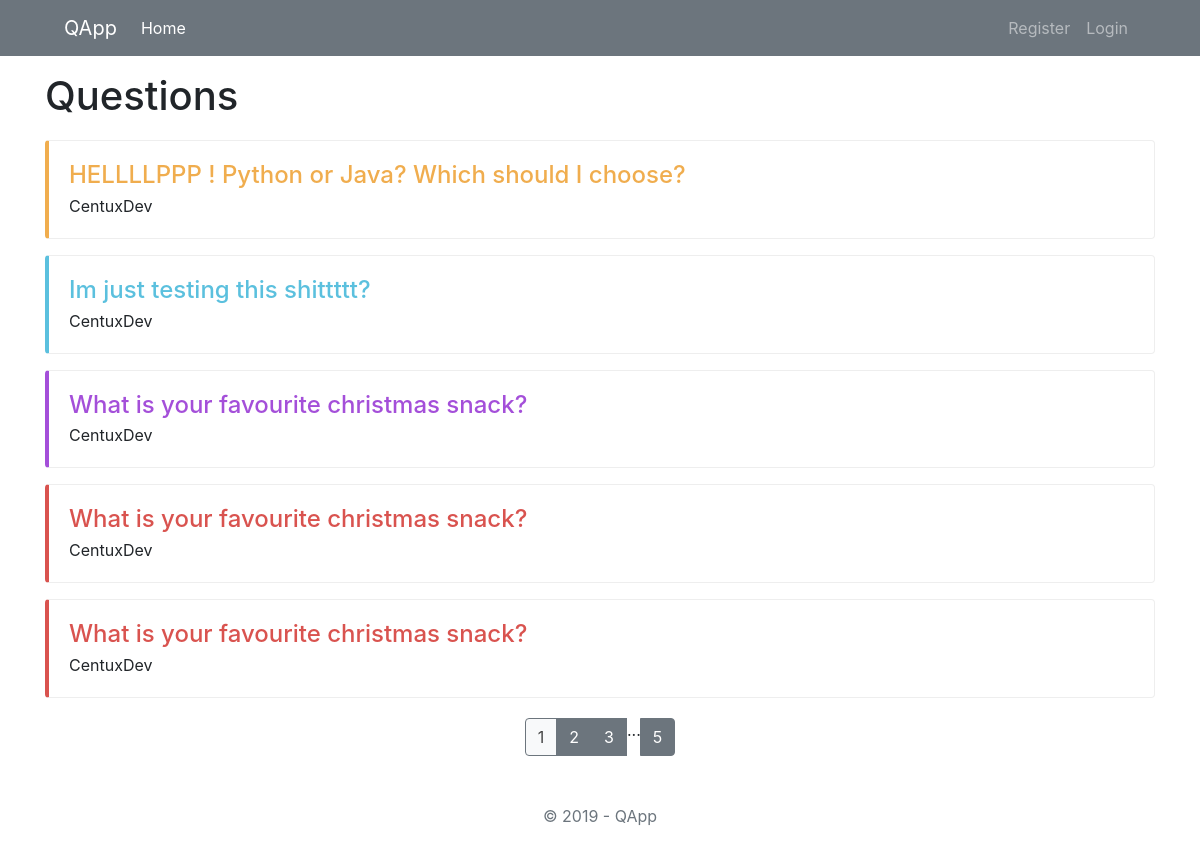
The page / on the database its author committed.
### qapp/models.py (models this page shows, shortened)
class Question(db.Model):
	id = db.Column(db.Integer, primary_key=True)
	title = db.Column(db.String(60), nullable=False)
	body = db.Column(db.Text, nullable=False)
	pub_date = db.Column(db.DateTime, nullable=False, default=datetime.utcnow)
	posted_by = db.Column(db.Integer, db.ForeignKey('user.id'))
	answers = db.relationship('Answer', backref='question')

class User(db.Model, UserMixin):
	id = db.Column(db.Integer, primary_key=True)
	username = db.Column(db.String(20), unique=True, nullable=False)
	email = db.Column(db.String(60), unique=True, nullable=False)
	image_file = db.Column(db.String(60), nullable=False, default = 'default.jpg')
	password = db.Column(db.String(60), nullable=False)
	questions = db.relationship('Question', backref='author')
	answers = db.relationship('Answer', backref='author')
	join_date = db.Column(db.DateTime, nullable=False, default=datetime.utcnow)
	name = db.Column(db.String(30))

### qapp/routes.py (the view)
@app.route('/')
def home():
   current_page = request.args.get('page', 1, type=int)
   questions = Question.query.order_by(Question.pub_date.desc()).paginate(per_page=5, page=current_page)
   styles = ['danger', 'info', 'warning', 'purple']
   return render_template('home.html', title='Homepage', questions=questions, styles=styles, choice=choice, current_page=current_page)

### qapp/templates/home.html (shortened to what this page needs)
{% extends 'layout.html' %}
{% block contents %}
	<h1>Questions</h1>
	  {% for question in questions.items %}
		<div class="bd-callout bd-callout-{{ choice(styles) }}">
			<h4><a href="{{ url_for('question', question_id=question.id) }}" class="qlink">
					{{ question.title }}</a>
			</h4>
			<p class='text-disabled'>{{ question.author.username }}</p>
		</div>
	  {% endfor %}
<div class="btn-toolbar" role="toolbar">
	<div class="btn-group ml-auto mr-auto" role="group">
		{% for page in questions.iter_pages(left_current=2, left_edge=1, right_current=3, right_edge=1) %}
		  {% if page %}
			{% if questions.page == page %}
				<a class="btn btn-light border-secondary" style="color: #444;"
					href="{{ url_for('home', page=page) }}">{{ page }}</a>
			{% else %}
				<a class="btn btn-secondary" style="color: #fff;"
					href="{{ url_for('home', page=page) }}">{{ page }}</a>
			{% endif %}
		  {% else %}
			...
		  {% endif %}
		{% endfor %}
	</div>
</div>
{% endblock %}

### qapp/templates/home.html (style rules this page uses)
.bd-callout { padding: 1.25rem; margin-top: 1.25rem; margin-bottom: 1.25rem; border: 1px solid #eee; border-left-width: .25rem; border-radius: .25rem }
.bd-callout h4 { margin-top: 0; margin-bottom: .25rem }
.bd-callout p:last-child { margin-bottom: 0 }
.bd-callout+.bd-callout { margin-top: -.25rem }
.bd-callout-info { border-left-color: #5bc0de }
.bd-callout-info h4 { color: #5bc0de }
.bd-callout-warning { border-left-color: #f0ad4e }
.bd-callout-warning h4 { color: #f0ad4e }
.bd-callout-danger { border-left-color: #d9534f }
.bd-callout-danger h4 { color: #d9534f }
.bd-callout-purple { border-left-color: #a44fd9 }
.bd-callout-purple h4 { color: #a44fd9 }
.qlink { text-decoration: none; color: inherit; }

### rows shown on the page
Question: title "HELLLLPPP ! Python or Java? Which should I choose?", author.username "CentuxDev"
Question: title "Im just testing this shittttt?", author.username "CentuxDev"
Question: title "What is your favourite christmas snack?", author.username "CentuxDev"
Question: title "What is your favourite christmas snack?", author.username "CentuxDev"
Question: title "What is your favourite christmas snack?", author.username "CentuxDev"

### other values the page prints
{{ page }} "1"
{{ page }} "2" "3" "5"
